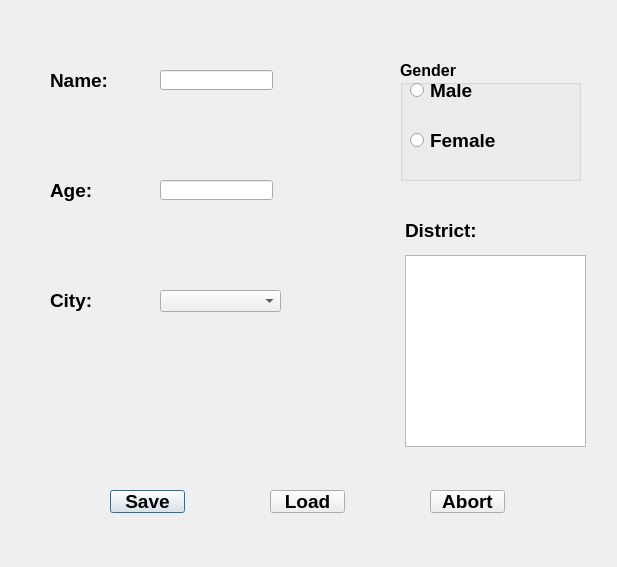
<?xml version="1.0" encoding="UTF-8"?>
<ui version="4.0">
 <class>Dialog</class>
 <widget class="QDialog" name="Dialog">
  <property name="geometry">
   <rect>
    <x>0</x>
    <y>0</y>
    <width>617</width>
    <height>567</height>
   </rect>
  </property>
  <property name="windowTitle">
   <string>Dialog</string>
  </property>
  <widget class="QComboBox" name="comboBox">
   <property name="geometry">
    <rect>
     <x>160</x>
     <y>290</y>
     <width>121</width>
     <height>22</height>
    </rect>
   </property>
  </widget>
  <widget class="QGroupBox" name="genderGroup">
   <property name="geometry">
    <rect>
     <x>400</x>
     <y>60</y>
     <width>181</width>
     <height>121</height>
    </rect>
   </property>
   <property name="font">
    <font>
     <pointsize>12</pointsize>
     <weight>75</weight>
     <bold>true</bold>
    </font>
   </property>
   <property name="title">
    <string>Gender</string>
   </property>
   <widget class="QRadioButton" name="maleRadio">
    <property name="geometry">
     <rect>
      <x>10</x>
      <y>20</y>
      <width>161</width>
      <height>21</height>
     </rect>
    </property>
    <property name="font">
     <font>
      <pointsize>14</pointsize>
      <weight>75</weight>
      <bold>true</bold>
     </font>
    </property>
    <property name="text">
     <string>Male</string>
    </property>
   </widget>
   <widget class="QRadioButton" name="femaleRadio">
    <property name="geometry">
     <rect>
      <x>10</x>
      <y>70</y>
      <width>151</width>
      <height>21</height>
     </rect>
    </property>
    <property name="font">
     <font>
      <pointsize>14</pointsize>
      <weight>75</weight>
      <bold>true</bold>
     </font>
    </property>
    <property name="text">
     <string>Female</string>
    </property>
   </widget>
  </widget>
  <widget class="QLineEdit" name="nameEdit">
   <property name="geometry">
    <rect>
     <x>160</x>
     <y>70</y>
     <width>113</width>
     <height>20</height>
    </rect>
   </property>
  </widget>
  <widget class="QLineEdit" name="ageEdit">
   <property name="geometry">
    <rect>
     <x>160</x>
     <y>180</y>
     <width>113</width>
     <height>20</height>
    </rect>
   </property>
  </widget>
  <widget class="QLabel" name="label">
   <property name="geometry">
    <rect>
     <x>50</x>
     <y>70</y>
     <width>61</width>
     <height>21</height>
    </rect>
   </property>
   <property name="font">
    <font>
     <pointsize>14</pointsize>
     <weight>75</weight>
     <bold>true</bold>
    </font>
   </property>
   <property name="text">
    <string>Name:</string>
   </property>
  </widget>
  <widget class="QLabel" name="label_2">
   <property name="geometry">
    <rect>
     <x>50</x>
     <y>180</y>
     <width>61</width>
     <height>21</height>
    </rect>
   </property>
   <property name="font">
    <font>
     <pointsize>14</pointsize>
     <weight>75</weight>
     <bold>true</bold>
    </font>
   </property>
   <property name="text">
    <string>Age:</string>
   </property>
  </widget>
  <widget class="QListWidget" name="listWidget">
   <property name="geometry">
    <rect>
     <x>405</x>
     <y>255</y>
     <width>181</width>
     <height>192</height>
    </rect>
   </property>
  </widget>
  <widget class="QLabel" name="label_3">
   <property name="geometry">
    <rect>
     <x>50</x>
     <y>290</y>
     <width>71</width>
     <height>21</height>
    </rect>
   </property>
   <property name="font">
    <font>
     <pointsize>14</pointsize>
     <weight>75</weight>
     <bold>true</bold>
    </font>
   </property>
   <property name="text">
    <string>City:</string>
   </property>
  </widget>
  <widget class="QPushButton" name="saveBtn">
   <property name="geometry">
    <rect>
     <x>110</x>
     <y>490</y>
     <width>75</width>
     <height>23</height>
    </rect>
   </property>
   <property name="font">
    <font>
     <pointsize>14</pointsize>
     <weight>75</weight>
     <bold>true</bold>
    </font>
   </property>
   <property name="text">
    <string>Save</string>
   </property>
  </widget>
  <widget class="QPushButton" name="loadBtn">
   <property name="geometry">
    <rect>
     <x>270</x>
     <y>490</y>
     <width>75</width>
     <height>23</height>
    </rect>
   </property>
   <property name="font">
    <font>
     <pointsize>14</pointsize>
     <weight>75</weight>
     <bold>true</bold>
    </font>
   </property>
   <property name="text">
    <string>Load</string>
   </property>
  </widget>
  <widget class="QPushButton" name="abortBtn">
   <property name="geometry">
    <rect>
     <x>430</x>
     <y>490</y>
     <width>75</width>
     <height>23</height>
    </rect>
   </property>
   <property name="font">
    <font>
     <pointsize>14</pointsize>
     <weight>75</weight>
     <bold>true</bold>
    </font>
   </property>
   <property name="text">
    <string>Abort</string>
   </property>
  </widget>
  <widget class="QLabel" name="label_4">
   <property name="geometry">
    <rect>
     <x>405</x>
     <y>220</y>
     <width>111</width>
     <height>21</height>
    </rect>
   </property>
   <property name="font">
    <font>
     <pointsize>14</pointsize>
     <weight>75</weight>
     <bold>true</bold>
    </font>
   </property>
   <property name="text">
    <string>District:</string>
   </property>
  </widget>
 </widget>
 <layoutdefault spacing="6" margin="11"/>
 <resources/>
 <connections/>
</ui>
